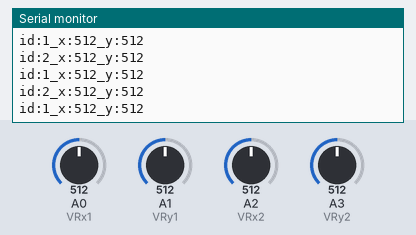
A sketch run on a simulated Arduino Uno, built with avr-gcc and run on an emulated ATmega328P. Shown: the last lines printed to the serial monitor. The test bench sets the inputs (shaded band); at power-on: A0 (VRx1) = 512, A2 (VRx2) = 512, A1 (VRy1) = 512, A3 (VRy2) = 512.

Above: at 1.2 s.
1.3 s: A0 (VRx1) set to 104
At 2.2 s:
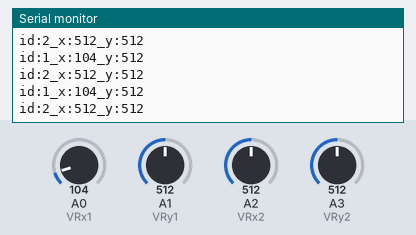
4.3 s: A0 (VRx1) set to 95
At 5.1 s:
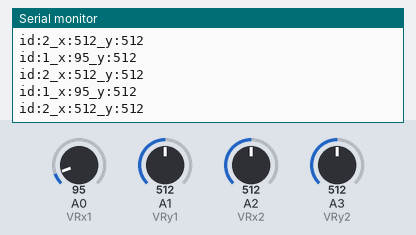
13.3 s: A2 (VRx2) set to 106
At 13.9 s:
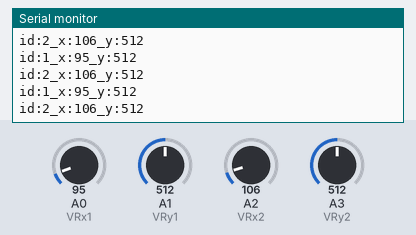
14.8 s: A2 (VRx2) set to 89
At 15.5 s:
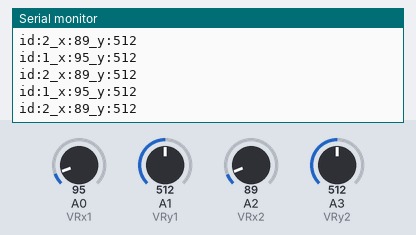
Timing chart, 0 to 17.3 s (numbered marks = the images above; inputs shaded):
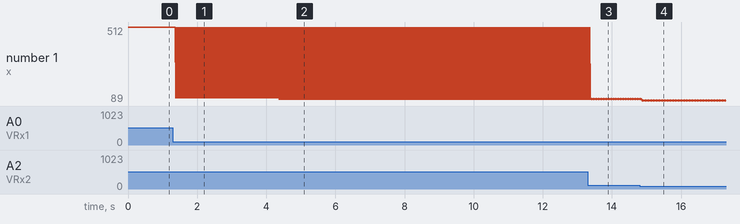

The sketch:

Joystick.ino
```cpp
const int VRx1 = 0; // Connect to Analog Pin 0
const int VRy1 = 1; // Connect to Analog Pin 1
const int SW1 = 7; // Connect to Digital Pin 7

const int VRx2 = 2; // Connect to Analog Pin 0
const int VRy2 = 3; // Connect to Analog Pin 1
const int SW2 = 8; // Connect to Digital Pin 7

const int baudRate = 9600;

void setup()
{
    setupSerial();
}

void setupSerial()
{
    Serial.begin(baudRate);
}

void loop()
{
    printJoystickData(1, analogRead(VRx1), analogRead(VRy1));
    printJoystickData(2, analogRead(VRx2), analogRead(VRy2));
}

void printJoystickData(int joystickId, int joystickDataX, int joystickDataY)
{
    Serial.println("id:" + String(joystickId) + "_" + "x:" + String(joystickDataX) + "_" + "y:" + String(joystickDataY));
}
```

Measured:
- after the input at 1.3 s, the serial monitor: prints a new line after 0.09 s (image 1)
- after the input at 4.3 s, the serial monitor: prints a new line after 0.08 s (image 2)
- after the input at 13.3 s, the serial monitor: prints a new line after 0.09 s (image 3)
- after the input at 14.8 s, the serial monitor: prints a new line after 0.08 s (image 4)
- plotted number 1: 512 → 95 after the input at 4.3 s, 95 → 89 after the input at 14.8 s
